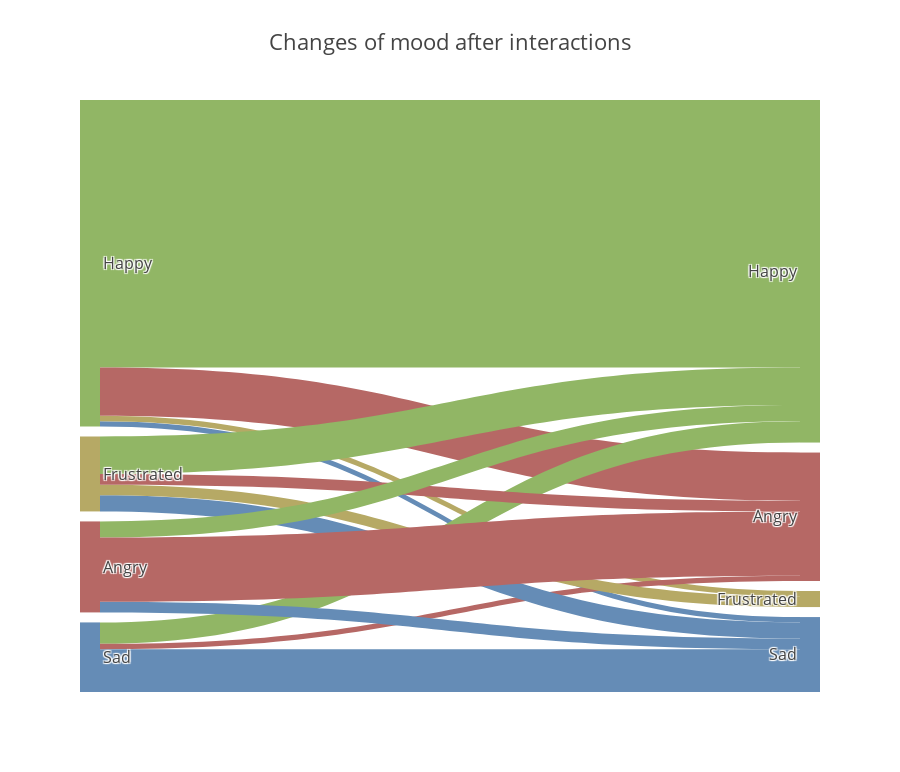

Notebook cell for this chart:
### Code cell
import plotly.graph_objs as go
from plotly.offline import download_plotlyjs, init_notebook_mode, plot, iplot
init_notebook_mode(connected=True)

# Nodes & links
nodes = [['ID', 'Label', 'Color'],
        [0,'Happy','#91b665'],
        [1,'Sad','#658cb6'],
        [2,'Frustrated','#b6a965'],
        [3,'Angry','#b66865'],
        [4,'Not recorded (group interaction)','#CCCCCC'],
        [5,'Happy','#91b665'],
        [6,'Sad','#658cb6'],
        [7,'Frustrated','#b6a965'],
        [8,'Angry','#b66865'],
        [9,'Not recorded (group or left early)','#CCCCCC'],]


# Retrieve headers and build dataframes
nodes_headers = nodes.pop(0)
df_nodes = pd.DataFrame(nodes, columns = nodes_headers)

# Sankey plot setup
data_trace = dict(
    type='sankey',
    domain = dict(
      x =  [0,1],
      y =  [0,1]
    ),
    orientation = "h",
    valueformat = ".0f",
    node = dict(
      pad = 10,
    # thickness = 30,
      line = dict(
        color = "black",
        width = 0
      ),
      label =  df_nodes['Label'].dropna(axis=0, how='any'),
      color = df_nodes['Color']
    ),
    link = dict(
      source = moods_count.initial_mood,
      target = moods_count.final_mood,
      value = moods_count["count"],
      color= moods_count.colour
  )
)

layout = dict(
        title = "Changes of mood after interactions",
    height = 772,
    font = dict(
      size = 16)
)
if PLY_STYLE="Solarize_Light2":
    layout["paper_bgcolor"] = '#fdf6e3'
    layout["plot_bgcolor"] = '#fdf6e3'

fig = dict(data=[data_trace], layout=layout)

config = {
  'toImageButtonOptions': {
    'format': 'png', # one of png, svg, jpeg, webp
    'filename': 'moods',
    'height': 450*2,
    'width': 874*2,
    'scale': 1 # Multiply title/legend/axis/canvas sizes by this factor
  }
}

iplot(fig, config=config,validate=False)

### Figure 1 — Plotly figure (JSON) as saved in the notebook; plotly's stock layout.template omitted (floating-point values rounded to 4 significant figures)
{"data": [{"domain": {"x": [0, 1], "y": [0, 1]}, "link": {"color": ["#91b665", "#658cb6", "#b6a965", "#b66865", "#91b665", "#658cb6", "#b66865", "#91b665", "#658cb6", "#b6a965", "#b66865", "#91b665", "#658cb6", "#b66865", "#58685199", "#515c6899", "#68675199", "#68535199", "#9e9e9e99", "#91b66599", "#658cb699", "#b6a965", "#b6a96599", "#b6686599", "#b6a965"], "source": [0, 0, 0, 0, 1, 1, 1, 2, 2, 2, 2, 3, 3, 3, 0, 1, 2, 3, 4, 4, 4, 1, 4, 4, 3], "target": [5, 6, 7, 8, 5, 6, 8, 5, 6, 7, 8, 5, 6, 8, 9, 9, 9, 9, 9, 5, 6, 7, 7, 8, 7], "value": [50, 1, 1, 9, 4, 8, 1, 7, 3, 2, 2, 3, 2, 12, null, null, null, null, null, null, null, null, null, null, null]}, "node": {"color": ["#91b665", "#658cb6", "#b6a965", "#b66865", "#CCCCCC", "#91b665", "#658cb6", "#b6a965", "#b66865", "#CCCCCC"], "label": ["Happy", "Sad", "Frustrated", "Angry", "Not recorded (group interaction)", "Happy", "Sad", "Frustrated", "Angry", "Not recorded (group or left early)"], "line": {"color": "black", "width": 0}, "pad": 10}, "orientation": "h", "type": "sankey", "valueformat": ".0f"}], "layout": {"font": {"size": 16}, "height": 772, "title": "Changes of mood after interactions"}}
